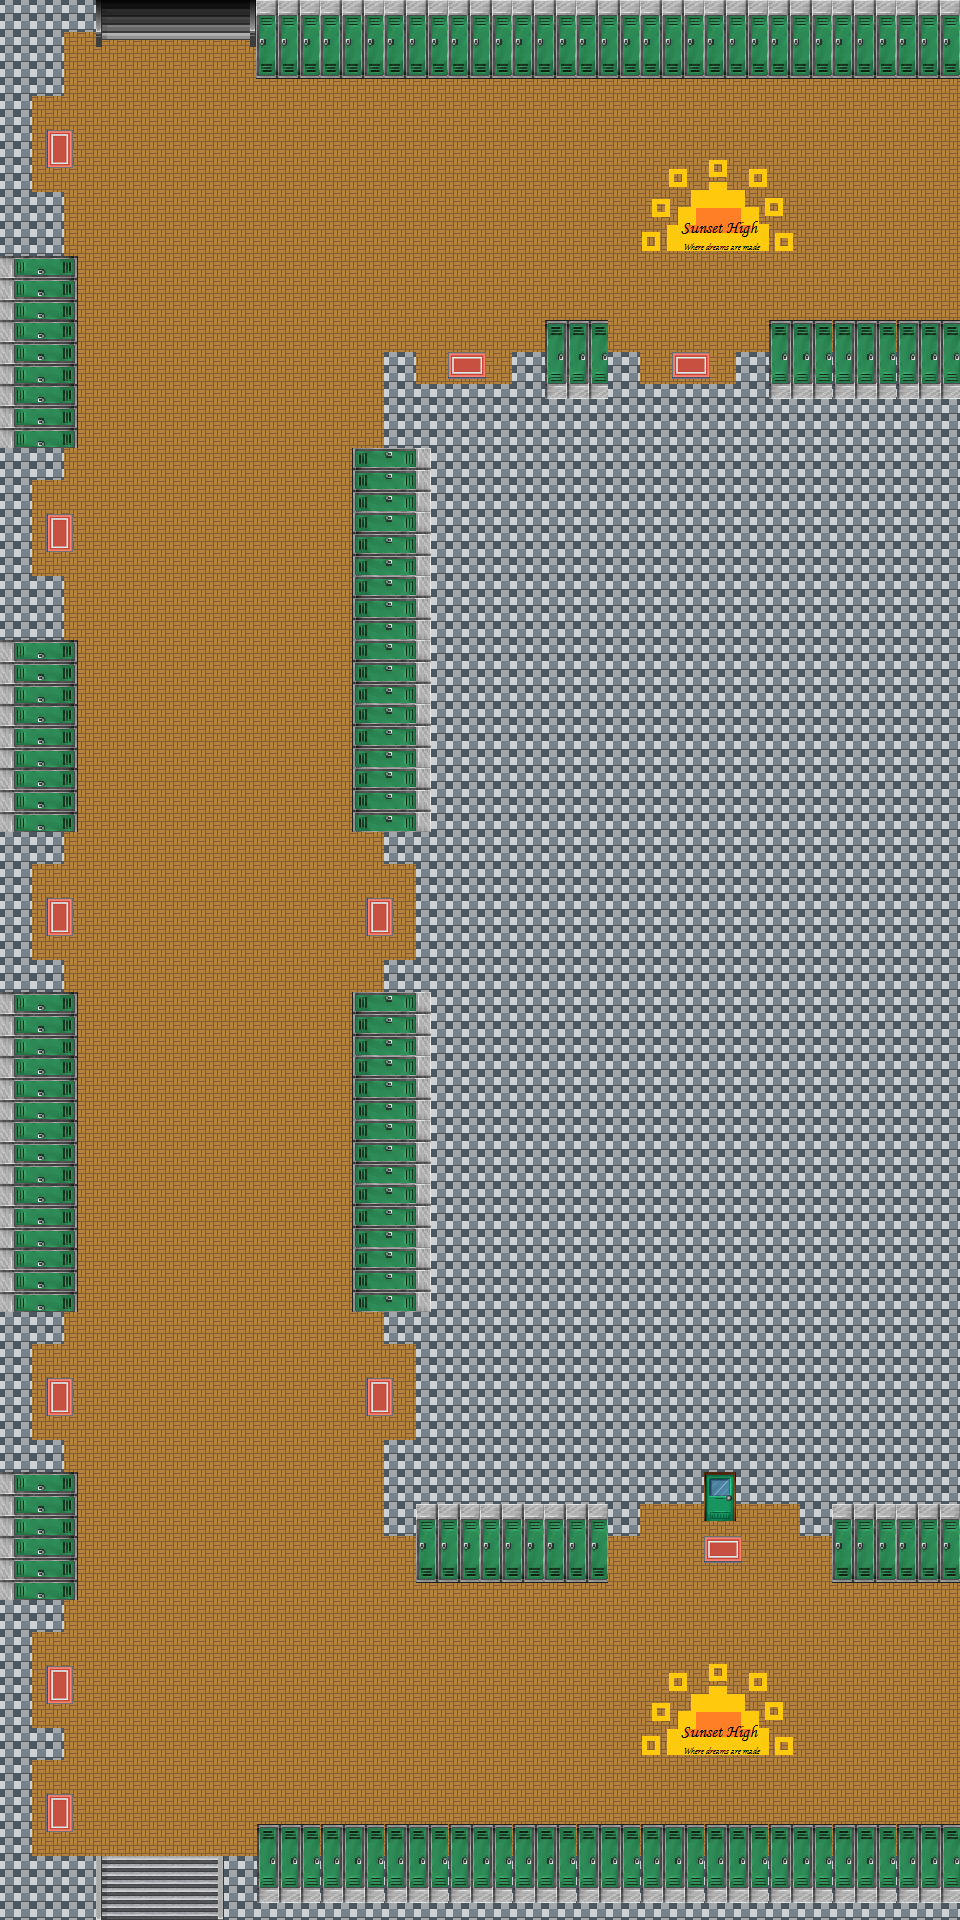

Rendered tile map (Tiled .tmx) drawn with the repository's tilesets; below, a short description and the map source with its tile grids summarised:
An orthogonal 30x60 tile map with 32x32 px tiles, 2 tile layers (Tile Layer 1, Tile Layer 2), 8 tilesets and 41 objects.

<map version="1.0" orientation="orthogonal" width="30" height="60" tilewidth="32" tileheight="32">
 <tileset firstgid="1" name="hall" tilewidth="32" tileheight="32">
  <image source="tileset/hall.png" trans="ffffff" width="1120" height="640" />
 </tileset>
 <tileset firstgid="701" name="locker" tilewidth="32" tileheight="32">
  <image source="locker.png" trans="ffffff" width="318" height="798" />
 </tileset>
 <tileset firstgid="917" name="Stairs chalkboard etc" tilewidth="32" tileheight="32">
  <image source="Stairs chalkboard etc.png" trans="ffffff" width="512" height="512" />
 </tileset>
 <tileset firstgid="1173" name="lockerbackwards" tilewidth="32" tileheight="32">
  <image source="lockerbackwards.png" trans="ffffff" width="318" height="798" />
 </tileset>
 <tileset firstgid="1389" name="lockerleft" tilewidth="32" tileheight="32">
  <image source="lockerleft.png" trans="ffffff" width="798" height="318" />
 </tileset>
 <tileset firstgid="1605" name="lockerright" tilewidth="32" tileheight="32">
  <image source="lockerright.png" trans="ffffff" width="798" height="318" />
 </tileset>
 <tileset firstgid="1821" name="doorleft" tilewidth="32" tileheight="32">
  <image source="doorleft.png" trans="ffffff" width="64" height="115" />
 </tileset>
 <tileset firstgid="1827" name="doorright" tilewidth="32" tileheight="32">
  <image source="doorright.png" trans="ffffff" width="64" height="115" />
 </tileset>
 <layer name="Tile Layer 1" width="30" height="60">
  <data>[1800 cells, 1800 non-empty, 2 distinct tile ids]</data>
 </layer>
 <layer name="Tile Layer 2" width="30" height="60">
  <data>[1800 cells, 432 non-empty, 61 distinct tile ids]</data>
 </layer>
 <objectgroup name="Solid" width="30" height="60">
  <object x="385" y="383" width="572" height="482" />
  <object x="417" y="865" width="542" height="423" />
  <object x="416" y="1288" width="543" height="214" />
  <object x="384" y="1439" width="34" height="95" />
  <object x="612" y="1505" width="26" height="31" />
  <object x="800" y="1503" width="31" height="31" />
  <object x="385" y="960" width="30" height="31" />
  <object x="383" y="1310" width="34" height="33" />
  <object x="384" y="351" width="33" height="95" />
  <object x="512" y="350" width="37" height="71" />
  <object x="609" y="352" width="30" height="64" />
  <object x="736" y="353" width="30" height="61" />
  <object x="0" y="0" width="94" height="32" />
  <object x="-4" y="35" width="67" height="60" />
  <object x="3" y="99" width="29" height="117" />
  <object x="0" y="192" width="62" height="64" />
  <object x="1" y="447" width="61" height="32" />
  <object x="2" y="477" width="28" height="119" />
  <object x="3" y="577" width="61" height="63" />
  <object x="0" y="832" width="62" height="33" />
  <object x="0" y="866" width="34" height="124" />
  <object x="6" y="963" width="55" height="26" />
  <object x="1" y="1315" width="61" height="27" />
  <object x="0" y="1343" width="31" height="130" />
  <object x="31" y="1443" width="30" height="27" />
  <object x="1" y="1602" width="32" height="333" />
  <object x="35" y="1601" width="28" height="30" />
  <object x="36" y="1729" width="27" height="30" />
  <object x="34" y="1855" width="62" height="103" />
  <object x="225" y="1859" width="735" height="125" />
  <object x="420" y="1502" width="185" height="51" />
  <object x="832" y="1500" width="123" height="55" />
  <object x="1" y="1475" width="49" height="125" />
  <object x="0" y="991" width="50" height="322" />
  <object x="3" y="639" width="46" height="193" />
  <object x="378" y="993" width="52" height="314" />
  <object x="376" y="449" width="51" height="377" />
  <object x="1" y="255" width="51" height="193" />
  <object x="257" y="1" width="703" height="52" />
  <object x="774" y="350" width="183" height="48" />
  <object x="546" y="350" width="64" height="48" />
 </objectgroup>
</map>
